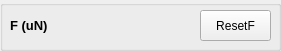
   <widget class="QGroupBox" name="groupBox_force">
    <property name="geometry">
     <rect>
      <x>140</x>
      <y>200</y>
      <width>281</width>
      <height>51</height>
     </rect>
    </property>
    <property name="title">
     <string/>
    </property>
    <widget class="QLabel" name="label_54">
     <property name="geometry">
      <rect>
       <x>10</x>
       <y>10</y>
       <width>61</width>
       <height>31</height>
      </rect>
     </property>
     <property name="font">
      <font>
       <family>Arial</family>
       <pointsize>10</pointsize>
       <weight>75</weight>
       <bold>true</bold>
      </font>
     </property>
     <property name="text">
      <string>F (uN)</string>
     </property>
    </widget>
    <widget class="QLabel" name="F">
     <property name="geometry">
      <rect>
       <x>80</x>
       <y>10</y>
       <width>71</width>
       <height>31</height>
      </rect>
     </property>
     <property name="font">
      <font>
       <family>Arial</family>
       <pointsize>9</pointsize>
      </font>
     </property>
     <property name="text">
      <string/>
     </property>
    </widget>
    <widget class="QPushButton" name="reset_force">
     <property name="geometry">
      <rect>
       <x>200</x>
       <y>10</y>
       <width>71</width>
       <height>31</height>
      </rect>
     </property>
     <property name="font">
      <font>
       <family>Arial</family>
       <pointsize>9</pointsize>
      </font>
     </property>
     <property name="text">
      <string>ResetF</string>
     </property>
    </widget>
   </widget>
